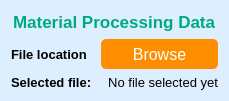
       <widget class="QFrame" name="frame_5">
        <property name="styleSheet">
         <string notr="true">border :0px solid;
border-color: rgb(255, 255, 255);
background-color: rgb(221, 239, 255);
border-radius: 15px;</string>
        </property>
        <property name="frameShape">
         <enum>QFrame::StyledPanel</enum>
        </property>
        <property name="frameShadow">
         <enum>QFrame::Raised</enum>
        </property>
        <layout class="QGridLayout" name="gridLayout_6">
         <item row="1" column="0">
          <layout class="QGridLayout" name="gridLayout_5">
           <item row="0" column="0">
            <widget class="QLabel" name="label_17">
             <property name="font">
              <font>
               <pointsize>10</pointsize>
               <weight>75</weight>
               <bold>true</bold>
              </font>
             </property>
             <property name="styleSheet">
              <string notr="true">border :0px solid;
border-color: rgb(255, 255, 255);
background-color: rgb(221, 239, 255);</string>
             </property>
             <property name="text">
              <string>File location</string>
             </property>
            </widget>
           </item>
           <item row="0" column="1">
            <widget class="QPushButton" name="browse_btn">
             <property name="minimumSize">
              <size>
               <width>0</width>
               <height>30</height>
              </size>
             </property>
             <property name="font">
              <font>
               <family>Arial</family>
               <pointsize>12</pointsize>
               <weight>9</weight>
               <italic>false</italic>
               <bold>false</bold>
              </font>
             </property>
             <property name="styleSheet">
              <string notr="true">color: rgb(255, 255, 255);
font: 75 12pt &quot;Arial&quot;;
border :0px solid;
border-color: rgb(255, 255, 255);
background-color: rgb(255, 141, 2);
border-radius: 5px;
</string>
             </property>
             <property name="text">
              <string>Browse</string>
             </property>
            </widget>
           </item>
           <item row="1" column="0">
            <widget class="QLabel" name="label_18">
             <property name="font">
              <font>
               <pointsize>10</pointsize>
               <weight>75</weight>
               <bold>true</bold>
              </font>
             </property>
             <property name="styleSheet">
              <string notr="true">border :0px solid;
border-color: rgb(255, 255, 255);
background-color: rgb(221, 239, 255);</string>
             </property>
             <property name="text">
              <string>Selected file: </string>
             </property>
            </widget>
           </item>
           <item row="1" column="1">
            <widget class="QLabel" name="selected_file_box">
             <property name="font">
              <font>
               <pointsize>10</pointsize>
              </font>
             </property>
             <property name="styleSheet">
              <string notr="true">color: rgb(0, 0, 0);
border :0px solid;
border-color: rgb(255, 255, 255);
background-color: rgb(221, 239, 255);</string>
             </property>
             <property name="text">
              <string>  No file selected yet</string>
             </property>
             <property name="wordWrap">
              <bool>false</bool>
             </property>
            </widget>
           </item>
          </layout>
         </item>
         <item row="0" column="0">
          <widget class="QLineEdit" name="lineEdit_4">
           <property name="font">
            <font>
             <family>MS Shell Dlg 2</family>
             <pointsize>13</pointsize>
             <weight>75</weight>
             <italic>false</italic>
             <bold>true</bold>
            </font>
           </property>
           <property name="styleSheet">
            <string notr="true">color: rgb(0, 170, 127);
border :0px solid;
border-color: rgb(255, 255, 255);
background-color: rgb(221, 239, 255);</string>
           </property>
           <property name="text">
            <string>Material Processing Data</string>
           </property>
          </widget>
         </item>
        </layout>
       </widget>
